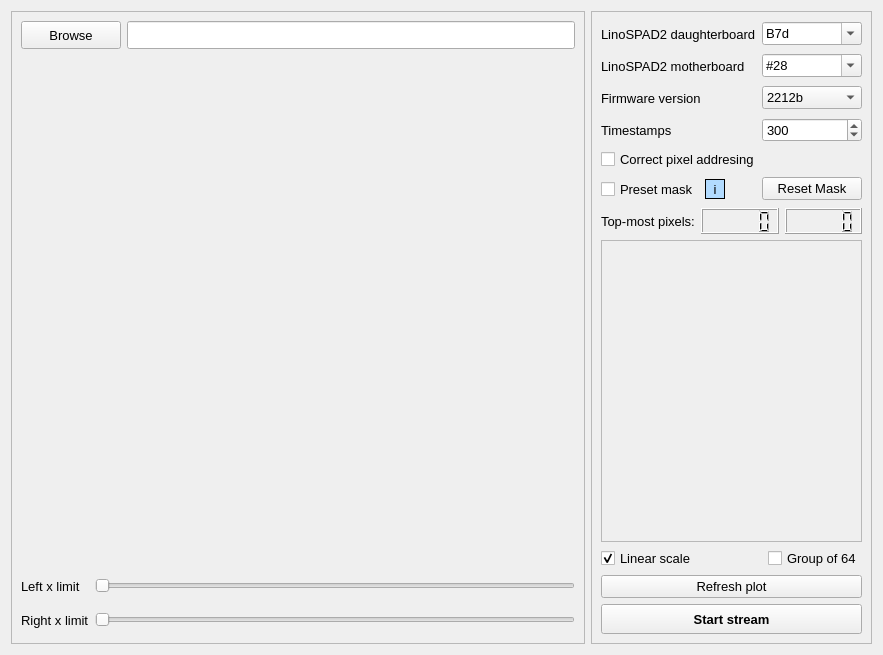
<?xml version="1.0" encoding="UTF-8"?>
<ui version="4.0">
 <class>Form</class>
 <widget class="QWidget" name="Form">
  <property name="geometry">
   <rect>
    <x>0</x>
    <y>0</y>
    <width>883</width>
    <height>655</height>
   </rect>
  </property>
  <property name="windowTitle">
   <string>Form</string>
  </property>
  <layout class="QGridLayout" name="gridLayout_2">
   <item row="0" column="1">
    <widget class="QFrame" name="frame_2">
     <property name="sizePolicy">
      <sizepolicy hsizetype="Fixed" vsizetype="Preferred">
       <horstretch>0</horstretch>
       <verstretch>0</verstretch>
      </sizepolicy>
     </property>
     <property name="frameShape">
      <enum>QFrame::StyledPanel</enum>
     </property>
     <property name="frameShadow">
      <enum>QFrame::Raised</enum>
     </property>
     <layout class="QVBoxLayout" name="verticalLayout">
      <item>
       <layout class="QHBoxLayout" name="horizontalLayout_7">
        <item>
         <widget class="QLabel" name="label_comboBox_mask_2">
          <property name="enabled">
           <bool>true</bool>
          </property>
          <property name="minimumSize">
           <size>
            <width>0</width>
            <height>26</height>
           </size>
          </property>
          <property name="font">
           <font>
            <pointsize>10</pointsize>
           </font>
          </property>
          <property name="text">
           <string>LinoSPAD2 daughterboard</string>
          </property>
          <property name="alignment">
           <set>Qt::AlignLeading|Qt::AlignLeft|Qt::AlignVCenter</set>
          </property>
         </widget>
        </item>
        <item>
         <widget class="QComboBox" name="comboBox_mask_2">
          <property name="enabled">
           <bool>true</bool>
          </property>
          <property name="sizePolicy">
           <sizepolicy hsizetype="Fixed" vsizetype="Fixed">
            <horstretch>0</horstretch>
            <verstretch>0</verstretch>
           </sizepolicy>
          </property>
          <property name="minimumSize">
           <size>
            <width>100</width>
            <height>0</height>
           </size>
          </property>
          <property name="font">
           <font>
            <pointsize>10</pointsize>
           </font>
          </property>
          <property name="editable">
           <bool>true</bool>
          </property>
          <property name="currentText">
           <string>B7d</string>
          </property>
          <property name="currentIndex">
           <number>0</number>
          </property>
          <property name="insertPolicy">
           <enum>QComboBox::InsertAtCurrent</enum>
          </property>
          <property name="placeholderText">
           <string notr="true"/>
          </property>
          <item>
           <property name="text">
            <string>B7d</string>
           </property>
          </item>
          <item>
           <property name="text">
            <string>NL11</string>
           </property>
          </item>
          <item>
           <property name="text">
            <string>A5</string>
           </property>
          </item>
          <item>
           <property name="text">
            <string>D2b</string>
           </property>
          </item>
         </widget>
        </item>
       </layout>
      </item>
      <item>
       <layout class="QHBoxLayout" name="horizontalLayout_8" stretch="0,0">
        <property name="spacing">
         <number>6</number>
        </property>
        <property name="sizeConstraint">
         <enum>QLayout::SetFixedSize</enum>
        </property>
        <property name="topMargin">
         <number>0</number>
        </property>
        <property name="bottomMargin">
         <number>0</number>
        </property>
        <item>
         <widget class="QLabel" name="label_comboBox_mb_2">
          <property name="minimumSize">
           <size>
            <width>0</width>
            <height>26</height>
           </size>
          </property>
          <property name="font">
           <font>
            <pointsize>10</pointsize>
           </font>
          </property>
          <property name="text">
           <string>LinoSPAD2 motherboard</string>
          </property>
         </widget>
        </item>
        <item>
         <widget class="QComboBox" name="comboBox_mb_2">
          <property name="sizePolicy">
           <sizepolicy hsizetype="Fixed" vsizetype="Fixed">
            <horstretch>0</horstretch>
            <verstretch>0</verstretch>
           </sizepolicy>
          </property>
          <property name="minimumSize">
           <size>
            <width>100</width>
            <height>0</height>
           </size>
          </property>
          <property name="font">
           <font>
            <pointsize>10</pointsize>
           </font>
          </property>
          <property name="editable">
           <bool>true</bool>
          </property>
          <property name="insertPolicy">
           <enum>QComboBox::InsertAtCurrent</enum>
          </property>
          <item>
           <property name="text">
            <string>#28</string>
           </property>
          </item>
          <item>
           <property name="text">
            <string>#33</string>
           </property>
          </item>
          <item>
           <property name="text">
            <string>#21</string>
           </property>
          </item>
          <item>
           <property name="text">
            <string>#36</string>
           </property>
          </item>
          <item>
           <property name="text">
            <string>#37</string>
           </property>
          </item>
          <item>
           <property name="text">
            <string>#4</string>
           </property>
          </item>
          <item>
           <property name="text">
            <string>#29</string>
           </property>
          </item>
         </widget>
        </item>
       </layout>
      </item>
      <item>
       <layout class="QHBoxLayout" name="horizontalLayout">
        <property name="topMargin">
         <number>0</number>
        </property>
       </layout>
      </item>
      <item>
       <layout class="QHBoxLayout" name="horizontalLayout_9">
        <property name="bottomMargin">
         <number>0</number>
        </property>
        <item>
         <widget class="QLabel" name="label_FW_2">
          <property name="minimumSize">
           <size>
            <width>0</width>
            <height>26</height>
           </size>
          </property>
          <property name="font">
           <font>
            <pointsize>10</pointsize>
           </font>
          </property>
          <property name="text">
           <string>Firmware version</string>
          </property>
          <property name="alignment">
           <set>Qt::AlignLeading|Qt::AlignLeft|Qt::AlignVCenter</set>
          </property>
         </widget>
        </item>
        <item>
         <widget class="QComboBox" name="comboBox_FW_2">
          <property name="sizePolicy">
           <sizepolicy hsizetype="Fixed" vsizetype="Fixed">
            <horstretch>0</horstretch>
            <verstretch>0</verstretch>
           </sizepolicy>
          </property>
          <property name="minimumSize">
           <size>
            <width>100</width>
            <height>0</height>
           </size>
          </property>
          <property name="font">
           <font>
            <pointsize>10</pointsize>
           </font>
          </property>
          <item>
           <property name="text">
            <string>2212b</string>
           </property>
          </item>
          <item>
           <property name="text">
            <string>2208</string>
           </property>
          </item>
          <item>
           <property name="text">
            <string>2212s</string>
           </property>
          </item>
         </widget>
        </item>
       </layout>
      </item>
      <item>
       <layout class="QHBoxLayout" name="horizontalLayout_11">
        <item>
         <widget class="QLabel" name="label_timestamps_2">
          <property name="minimumSize">
           <size>
            <width>0</width>
            <height>26</height>
           </size>
          </property>
          <property name="font">
           <font>
            <pointsize>10</pointsize>
           </font>
          </property>
          <property name="toolTip">
           <string>&lt;html&gt;&lt;head/&gt;&lt;body&gt;&lt;p&gt;Number of timestamps per pixel per acquisition cycle. The default is 512.&lt;/p&gt;&lt;/body&gt;&lt;/html&gt;</string>
          </property>
          <property name="lineWidth">
           <number>0</number>
          </property>
          <property name="text">
           <string>Timestamps</string>
          </property>
          <property name="textFormat">
           <enum>Qt::PlainText</enum>
          </property>
          <property name="alignment">
           <set>Qt::AlignLeading|Qt::AlignLeft|Qt::AlignVCenter</set>
          </property>
         </widget>
        </item>
        <item>
         <widget class="QSpinBox" name="spinBox_timestamps_2">
          <property name="sizePolicy">
           <sizepolicy hsizetype="Fixed" vsizetype="Fixed">
            <horstretch>0</horstretch>
            <verstretch>0</verstretch>
           </sizepolicy>
          </property>
          <property name="minimumSize">
           <size>
            <width>100</width>
            <height>0</height>
           </size>
          </property>
          <property name="font">
           <font>
            <pointsize>10</pointsize>
           </font>
          </property>
          <property name="maximum">
           <number>1536</number>
          </property>
          <property name="value">
           <number>300</number>
          </property>
         </widget>
        </item>
       </layout>
      </item>
      <item>
       <widget class="QCheckBox" name="checkBox_pix_add_fix">
        <property name="font">
         <font>
          <pointsize>10</pointsize>
         </font>
        </property>
        <property name="text">
         <string>Correct pixel addresing</string>
        </property>
       </widget>
      </item>
      <item>
       <layout class="QHBoxLayout" name="horizontalLayout_10">
        <property name="topMargin">
         <number>0</number>
        </property>
        <property name="bottomMargin">
         <number>0</number>
        </property>
        <item>
         <widget class="QCheckBox" name="checkBox_presetMask_2">
          <property name="enabled">
           <bool>true</bool>
          </property>
          <property name="minimumSize">
           <size>
            <width>0</width>
            <height>26</height>
           </size>
          </property>
          <property name="font">
           <font>
            <pointsize>10</pointsize>
           </font>
          </property>
          <property name="text">
           <string>Preset mask</string>
          </property>
         </widget>
        </item>
        <item>
         <widget class="QLabel" name="label_presetMaskInfo_2">
          <property name="minimumSize">
           <size>
            <width>20</width>
            <height>20</height>
           </size>
          </property>
          <property name="maximumSize">
           <size>
            <width>20</width>
            <height>20</height>
           </size>
          </property>
          <property name="palette">
           <palette>
            <active>
             <colorrole role="Button">
              <brush brushstyle="SolidPattern">
               <color alpha="255">
                <red>173</red>
                <green>240</green>
                <blue>240</blue>
               </color>
              </brush>
             </colorrole>
             <colorrole role="Midlight">
              <brush brushstyle="SolidPattern">
               <color alpha="255">
                <red>160</red>
                <green>226</green>
                <blue>227</blue>
               </color>
              </brush>
             </colorrole>
             <colorrole role="Base">
              <brush brushstyle="SolidPattern">
               <color alpha="255">
                <red>255</red>
                <green>255</green>
                <blue>255</blue>
               </color>
              </brush>
             </colorrole>
             <colorrole role="Window">
              <brush brushstyle="SolidPattern">
               <color alpha="255">
                <red>178</red>
                <green>219</green>
                <blue>255</blue>
               </color>
              </brush>
             </colorrole>
            </active>
            <inactive>
             <colorrole role="Button">
              <brush brushstyle="SolidPattern">
               <color alpha="255">
                <red>173</red>
                <green>240</green>
                <blue>240</blue>
               </color>
              </brush>
             </colorrole>
             <colorrole role="Midlight">
              <brush brushstyle="SolidPattern">
               <color alpha="255">
                <red>227</red>
                <green>227</green>
                <blue>227</blue>
               </color>
              </brush>
             </colorrole>
             <colorrole role="Base">
              <brush brushstyle="SolidPattern">
               <color alpha="255">
                <red>255</red>
                <green>255</green>
                <blue>255</blue>
               </color>
              </brush>
             </colorrole>
             <colorrole role="Window">
              <brush brushstyle="SolidPattern">
               <color alpha="255">
                <red>178</red>
                <green>219</green>
                <blue>255</blue>
               </color>
              </brush>
             </colorrole>
            </inactive>
            <disabled>
             <colorrole role="Button">
              <brush brushstyle="SolidPattern">
               <color alpha="255">
                <red>173</red>
                <green>240</green>
                <blue>240</blue>
               </color>
              </brush>
             </colorrole>
             <colorrole role="Midlight">
              <brush brushstyle="SolidPattern">
               <color alpha="255">
                <red>247</red>
                <green>247</green>
                <blue>247</blue>
               </color>
              </brush>
             </colorrole>
             <colorrole role="Base">
              <brush brushstyle="SolidPattern">
               <color alpha="255">
                <red>178</red>
                <green>219</green>
                <blue>255</blue>
               </color>
              </brush>
             </colorrole>
             <colorrole role="Window">
              <brush brushstyle="SolidPattern">
               <color alpha="255">
                <red>178</red>
                <green>219</green>
                <blue>255</blue>
               </color>
              </brush>
             </colorrole>
            </disabled>
           </palette>
          </property>
          <property name="font">
           <font>
            <pointsize>10</pointsize>
           </font>
          </property>
          <property name="cursor">
           <cursorShape>WhatsThisCursor</cursorShape>
          </property>
          <property name="toolTip">
           <string>&lt;html&gt;&lt;head/&gt;&lt;body&gt;&lt;p&gt;Mask for warm pixels of a certain LinoSPAD2 board, which can be selected above.&lt;/p&gt;&lt;/body&gt;&lt;/html&gt;</string>
          </property>
          <property name="autoFillBackground">
           <bool>true</bool>
          </property>
          <property name="frameShape">
           <enum>QFrame::Box</enum>
          </property>
          <property name="text">
           <string>i</string>
          </property>
          <property name="textFormat">
           <enum>Qt::AutoText</enum>
          </property>
          <property name="scaledContents">
           <bool>false</bool>
          </property>
          <property name="alignment">
           <set>Qt::AlignCenter</set>
          </property>
         </widget>
        </item>
        <item>
         <spacer name="horizontalSpacer_3">
          <property name="orientation">
           <enum>Qt::Horizontal</enum>
          </property>
          <property name="sizeHint" stdset="0">
           <size>
            <width>5</width>
            <height>20</height>
           </size>
          </property>
         </spacer>
        </item>
        <item>
         <widget class="QPushButton" name="pushButton_resetMask_2">
          <property name="sizePolicy">
           <sizepolicy hsizetype="Fixed" vsizetype="Fixed">
            <horstretch>0</horstretch>
            <verstretch>0</verstretch>
           </sizepolicy>
          </property>
          <property name="minimumSize">
           <size>
            <width>100</width>
            <height>21</height>
           </size>
          </property>
          <property name="font">
           <font>
            <pointsize>10</pointsize>
           </font>
          </property>
          <property name="text">
           <string>Reset Mask</string>
          </property>
         </widget>
        </item>
       </layout>
      </item>
      <item>
       <layout class="QHBoxLayout" name="horizontalLayout_2">
        <property name="topMargin">
         <number>0</number>
        </property>
        <item>
         <widget class="QLabel" name="label_TopMostPixels">
          <property name="minimumSize">
           <size>
            <width>0</width>
            <height>26</height>
           </size>
          </property>
          <property name="font">
           <font>
            <pointsize>10</pointsize>
           </font>
          </property>
          <property name="text">
           <string>Top-most pixels:</string>
          </property>
         </widget>
        </item>
        <item>
         <widget class="QLCDNumber" name="lcdTopMostPixel1"/>
        </item>
        <item>
         <widget class="QLCDNumber" name="lcdTopMostPixel2">
          <property name="font">
           <font>
            <pointsize>8</pointsize>
           </font>
          </property>
         </widget>
        </item>
       </layout>
      </item>
      <item>
       <widget class="QScrollArea" name="scrollArea">
        <property name="minimumSize">
         <size>
          <width>0</width>
          <height>250</height>
         </size>
        </property>
        <property name="widgetResizable">
         <bool>true</bool>
        </property>
        <widget class="QWidget" name="scrollAreaWidgetContents_2">
         <property name="geometry">
          <rect>
           <x>0</x>
           <y>0</y>
           <width>304</width>
           <height>248</height>
          </rect>
         </property>
        </widget>
       </widget>
      </item>
      <item>
       <layout class="QHBoxLayout" name="horizontalLayout_12">
        <property name="bottomMargin">
         <number>0</number>
        </property>
        <item>
         <widget class="QCheckBox" name="checkBox_linearScale_2">
          <property name="font">
           <font>
            <pointsize>10</pointsize>
           </font>
          </property>
          <property name="text">
           <string>Linear scale</string>
          </property>
          <property name="checked">
           <bool>true</bool>
          </property>
         </widget>
        </item>
        <item>
         <spacer name="horizontalSpacer_4">
          <property name="orientation">
           <enum>Qt::Horizontal</enum>
          </property>
          <property name="sizeHint" stdset="0">
           <size>
            <width>40</width>
            <height>20</height>
           </size>
          </property>
         </spacer>
        </item>
        <item>
         <widget class="QCheckBox" name="checkBox_grouping_2">
          <property name="font">
           <font>
            <pointsize>10</pointsize>
           </font>
          </property>
          <property name="toolTip">
           <string>&lt;html&gt;&lt;head/&gt;&lt;body&gt;&lt;p&gt;Check to plot three vertical lines to help allign the peaks in a single group of 64 pixels.&lt;/p&gt;&lt;/body&gt;&lt;/html&gt;</string>
          </property>
          <property name="text">
           <string>Group of 64</string>
          </property>
         </widget>
        </item>
       </layout>
      </item>
      <item>
       <widget class="QPushButton" name="pushButton_refreshPlot">
        <property name="font">
         <font>
          <pointsize>10</pointsize>
         </font>
        </property>
        <property name="text">
         <string>Refresh plot</string>
        </property>
       </widget>
      </item>
      <item>
       <widget class="QPushButton" name="pushButton_startStream">
        <property name="minimumSize">
         <size>
          <width>0</width>
          <height>30</height>
         </size>
        </property>
        <property name="font">
         <font>
          <pointsize>10</pointsize>
          <weight>75</weight>
          <bold>true</bold>
         </font>
        </property>
        <property name="text">
         <string>Start stream</string>
        </property>
       </widget>
      </item>
     </layout>
    </widget>
   </item>
   <item row="0" column="0">
    <widget class="QFrame" name="frame">
     <property name="sizePolicy">
      <sizepolicy hsizetype="Expanding" vsizetype="Expanding">
       <horstretch>0</horstretch>
       <verstretch>0</verstretch>
      </sizepolicy>
     </property>
     <property name="frameShape">
      <enum>QFrame::StyledPanel</enum>
     </property>
     <property name="frameShadow">
      <enum>QFrame::Raised</enum>
     </property>
     <layout class="QGridLayout" name="gridLayout">
      <item row="0" column="0" colspan="2">
       <widget class="QPushButton" name="pushButton_browse">
        <property name="sizePolicy">
         <sizepolicy hsizetype="Fixed" vsizetype="Fixed">
          <horstretch>0</horstretch>
          <verstretch>0</verstretch>
         </sizepolicy>
        </property>
        <property name="minimumSize">
         <size>
          <width>100</width>
          <height>28</height>
         </size>
        </property>
        <property name="font">
         <font>
          <pointsize>10</pointsize>
         </font>
        </property>
        <property name="text">
         <string>Browse</string>
        </property>
       </widget>
      </item>
      <item row="6" column="0">
       <widget class="QLabel" name="label_leftXLim">
        <property name="minimumSize">
         <size>
          <width>0</width>
          <height>28</height>
         </size>
        </property>
        <property name="font">
         <font>
          <pointsize>10</pointsize>
         </font>
        </property>
        <property name="text">
         <string>Left x limit</string>
        </property>
       </widget>
      </item>
      <item row="1" column="0" colspan="3">
       <widget class="QWidget" name="widget_figure" native="true">
        <property name="sizePolicy">
         <sizepolicy hsizetype="Preferred" vsizetype="Preferred">
          <horstretch>0</horstretch>
          <verstretch>0</verstretch>
         </sizepolicy>
        </property>
        <property name="minimumSize">
         <size>
          <width>500</width>
          <height>425</height>
         </size>
        </property>
        <property name="font">
         <font>
          <pointsize>15</pointsize>
         </font>
        </property>
       </widget>
      </item>
      <item row="6" column="1" colspan="2">
       <widget class="QSlider" name="horizontalSlider_leftXLim">
        <property name="minimumSize">
         <size>
          <width>0</width>
          <height>28</height>
         </size>
        </property>
        <property name="orientation">
         <enum>Qt::Horizontal</enum>
        </property>
       </widget>
      </item>
      <item row="0" column="2">
       <widget class="QLineEdit" name="lineEdit_browse">
        <property name="minimumSize">
         <size>
          <width>0</width>
          <height>28</height>
         </size>
        </property>
       </widget>
      </item>
      <item row="8" column="0">
       <widget class="QLabel" name="label_rightXLim">
        <property name="minimumSize">
         <size>
          <width>0</width>
          <height>28</height>
         </size>
        </property>
        <property name="font">
         <font>
          <pointsize>10</pointsize>
         </font>
        </property>
        <property name="text">
         <string>Right x limit</string>
        </property>
       </widget>
      </item>
      <item row="8" column="1" colspan="2">
       <widget class="QSlider" name="horizontalSlider_rightXLim">
        <property name="minimumSize">
         <size>
          <width>0</width>
          <height>28</height>
         </size>
        </property>
        <property name="orientation">
         <enum>Qt::Horizontal</enum>
        </property>
       </widget>
      </item>
      <item row="5" column="0" colspan="3">
       <spacer name="verticalSpacer">
        <property name="orientation">
         <enum>Qt::Vertical</enum>
        </property>
        <property name="sizeType">
         <enum>QSizePolicy::Fixed</enum>
        </property>
        <property name="sizeHint" stdset="0">
         <size>
          <width>20</width>
          <height>5</height>
         </size>
        </property>
       </spacer>
      </item>
     </layout>
    </widget>
   </item>
  </layout>
 </widget>
 <resources/>
 <connections/>
</ui>
